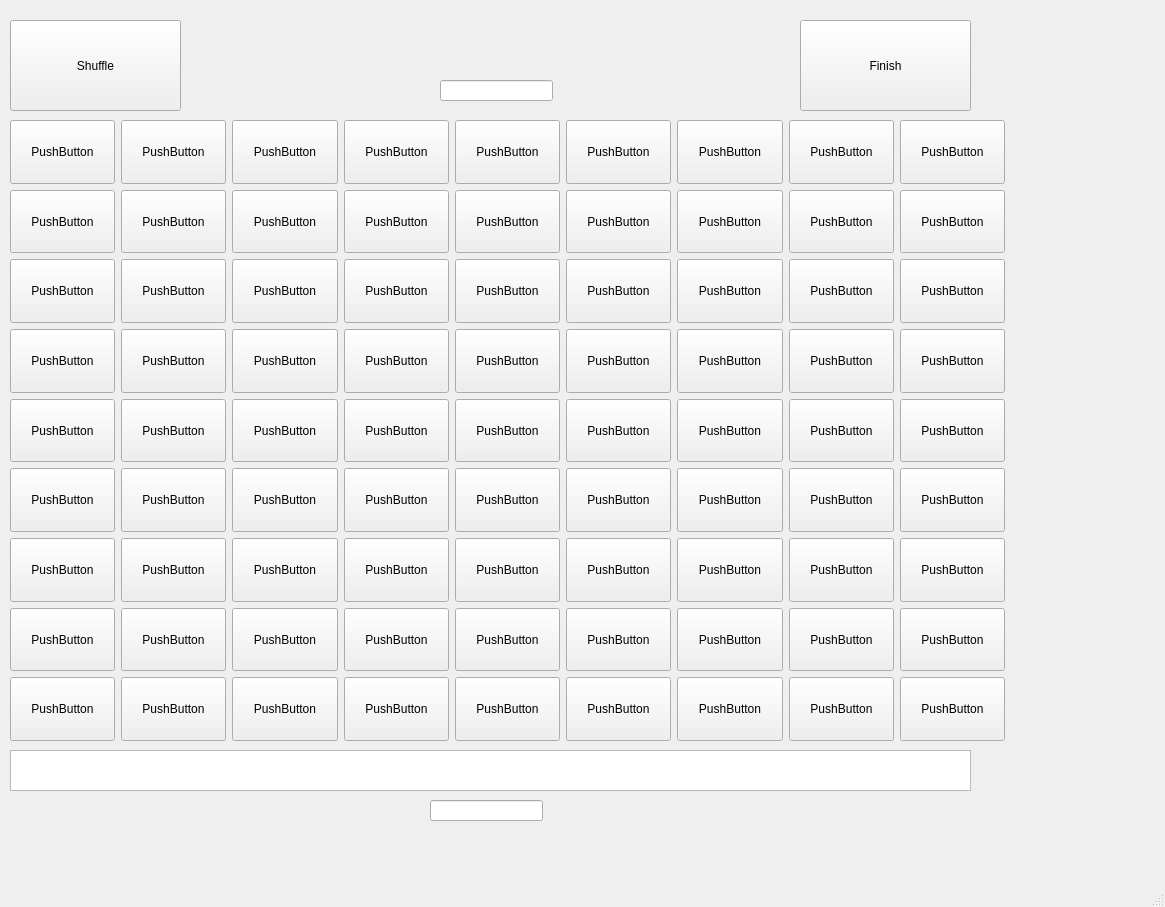
<?xml version="1.0" encoding="UTF-8"?>
<ui version="4.0">
 <class>MainWindow</class>
 <widget class="QMainWindow" name="MainWindow">
  <property name="geometry">
   <rect>
    <x>0</x>
    <y>0</y>
    <width>1165</width>
    <height>907</height>
   </rect>
  </property>
  <property name="windowTitle">
   <string>MainWindow</string>
  </property>
  <widget class="QWidget" name="centralwidget">
   <widget class="QPushButton" name="b_shuffle">
    <property name="geometry">
     <rect>
      <x>10</x>
      <y>20</y>
      <width>171</width>
      <height>91</height>
     </rect>
    </property>
    <property name="text">
     <string>Shuffle</string>
    </property>
   </widget>
   <widget class="QPushButton" name="b_finish">
    <property name="geometry">
     <rect>
      <x>800</x>
      <y>20</y>
      <width>171</width>
      <height>91</height>
     </rect>
    </property>
    <property name="text">
     <string>Finish</string>
    </property>
   </widget>
   <widget class="QLineEdit" name="pedit">
    <property name="geometry">
     <rect>
      <x>440</x>
      <y>80</y>
      <width>113</width>
      <height>21</height>
     </rect>
    </property>
   </widget>
   <widget class="QWidget" name="gridLayoutWidget">
    <property name="geometry">
     <rect>
      <x>10</x>
      <y>120</y>
      <width>995</width>
      <height>621</height>
     </rect>
    </property>
    <property name="sizePolicy">
     <sizepolicy hsizetype="Preferred" vsizetype="Expanding">
      <horstretch>0</horstretch>
      <verstretch>0</verstretch>
     </sizepolicy>
    </property>
    <layout class="QGridLayout" name="gridLayout">
     <item row="7" column="3">
      <widget class="QPushButton" name="b73">
       <property name="sizePolicy">
        <sizepolicy hsizetype="Minimum" vsizetype="Expanding">
         <horstretch>0</horstretch>
         <verstretch>0</verstretch>
        </sizepolicy>
       </property>
       <property name="text">
        <string>PushButton</string>
       </property>
      </widget>
     </item>
     <item row="6" column="2">
      <widget class="QPushButton" name="b62">
       <property name="sizePolicy">
        <sizepolicy hsizetype="Minimum" vsizetype="Expanding">
         <horstretch>0</horstretch>
         <verstretch>0</verstretch>
        </sizepolicy>
       </property>
       <property name="text">
        <string>PushButton</string>
       </property>
      </widget>
     </item>
     <item row="6" column="3">
      <widget class="QPushButton" name="b63">
       <property name="sizePolicy">
        <sizepolicy hsizetype="Minimum" vsizetype="Expanding">
         <horstretch>0</horstretch>
         <verstretch>0</verstretch>
        </sizepolicy>
       </property>
       <property name="text">
        <string>PushButton</string>
       </property>
      </widget>
     </item>
     <item row="2" column="3">
      <widget class="QPushButton" name="b23">
       <property name="sizePolicy">
        <sizepolicy hsizetype="Minimum" vsizetype="Expanding">
         <horstretch>0</horstretch>
         <verstretch>0</verstretch>
        </sizepolicy>
       </property>
       <property name="text">
        <string>PushButton</string>
       </property>
      </widget>
     </item>
     <item row="7" column="2">
      <widget class="QPushButton" name="b72">
       <property name="sizePolicy">
        <sizepolicy hsizetype="Minimum" vsizetype="Expanding">
         <horstretch>0</horstretch>
         <verstretch>0</verstretch>
        </sizepolicy>
       </property>
       <property name="text">
        <string>PushButton</string>
       </property>
      </widget>
     </item>
     <item row="5" column="2">
      <widget class="QPushButton" name="b52">
       <property name="sizePolicy">
        <sizepolicy hsizetype="Minimum" vsizetype="Expanding">
         <horstretch>0</horstretch>
         <verstretch>0</verstretch>
        </sizepolicy>
       </property>
       <property name="text">
        <string>PushButton</string>
       </property>
      </widget>
     </item>
     <item row="6" column="4">
      <widget class="QPushButton" name="b64">
       <property name="sizePolicy">
        <sizepolicy hsizetype="Minimum" vsizetype="Expanding">
         <horstretch>0</horstretch>
         <verstretch>0</verstretch>
        </sizepolicy>
       </property>
       <property name="text">
        <string>PushButton</string>
       </property>
      </widget>
     </item>
     <item row="5" column="3">
      <widget class="QPushButton" name="b53">
       <property name="sizePolicy">
        <sizepolicy hsizetype="Minimum" vsizetype="Expanding">
         <horstretch>0</horstretch>
         <verstretch>0</verstretch>
        </sizepolicy>
       </property>
       <property name="text">
        <string>PushButton</string>
       </property>
      </widget>
     </item>
     <item row="6" column="5">
      <widget class="QPushButton" name="b65">
       <property name="sizePolicy">
        <sizepolicy hsizetype="Minimum" vsizetype="Expanding">
         <horstretch>0</horstretch>
         <verstretch>0</verstretch>
        </sizepolicy>
       </property>
       <property name="text">
        <string>PushButton</string>
       </property>
      </widget>
     </item>
     <item row="4" column="4">
      <widget class="QPushButton" name="b44">
       <property name="sizePolicy">
        <sizepolicy hsizetype="Minimum" vsizetype="Expanding">
         <horstretch>0</horstretch>
         <verstretch>0</verstretch>
        </sizepolicy>
       </property>
       <property name="text">
        <string>PushButton</string>
       </property>
      </widget>
     </item>
     <item row="4" column="2">
      <widget class="QPushButton" name="b42">
       <property name="sizePolicy">
        <sizepolicy hsizetype="Minimum" vsizetype="Expanding">
         <horstretch>0</horstretch>
         <verstretch>0</verstretch>
        </sizepolicy>
       </property>
       <property name="text">
        <string>PushButton</string>
       </property>
      </widget>
     </item>
     <item row="5" column="5">
      <widget class="QPushButton" name="b55">
       <property name="sizePolicy">
        <sizepolicy hsizetype="Minimum" vsizetype="Expanding">
         <horstretch>0</horstretch>
         <verstretch>0</verstretch>
        </sizepolicy>
       </property>
       <property name="text">
        <string>PushButton</string>
       </property>
      </widget>
     </item>
     <item row="6" column="6">
      <widget class="QPushButton" name="b66">
       <property name="sizePolicy">
        <sizepolicy hsizetype="Minimum" vsizetype="Expanding">
         <horstretch>0</horstretch>
         <verstretch>0</verstretch>
        </sizepolicy>
       </property>
       <property name="text">
        <string>PushButton</string>
       </property>
      </widget>
     </item>
     <item row="0" column="1">
      <widget class="QPushButton" name="b01">
       <property name="sizePolicy">
        <sizepolicy hsizetype="Minimum" vsizetype="Expanding">
         <horstretch>0</horstretch>
         <verstretch>0</verstretch>
        </sizepolicy>
       </property>
       <property name="text">
        <string>PushButton</string>
       </property>
      </widget>
     </item>
     <item row="0" column="3">
      <widget class="QPushButton" name="b03">
       <property name="sizePolicy">
        <sizepolicy hsizetype="Minimum" vsizetype="Expanding">
         <horstretch>0</horstretch>
         <verstretch>0</verstretch>
        </sizepolicy>
       </property>
       <property name="text">
        <string>PushButton</string>
       </property>
      </widget>
     </item>
     <item row="0" column="0">
      <widget class="QPushButton" name="b00">
       <property name="sizePolicy">
        <sizepolicy hsizetype="Minimum" vsizetype="Expanding">
         <horstretch>0</horstretch>
         <verstretch>0</verstretch>
        </sizepolicy>
       </property>
       <property name="text">
        <string>PushButton</string>
       </property>
      </widget>
     </item>
     <item row="6" column="7">
      <widget class="QPushButton" name="b67">
       <property name="sizePolicy">
        <sizepolicy hsizetype="Minimum" vsizetype="Expanding">
         <horstretch>0</horstretch>
         <verstretch>0</verstretch>
        </sizepolicy>
       </property>
       <property name="text">
        <string>PushButton</string>
       </property>
      </widget>
     </item>
     <item row="7" column="7">
      <widget class="QPushButton" name="b77">
       <property name="sizePolicy">
        <sizepolicy hsizetype="Minimum" vsizetype="Expanding">
         <horstretch>0</horstretch>
         <verstretch>0</verstretch>
        </sizepolicy>
       </property>
       <property name="text">
        <string>PushButton</string>
       </property>
      </widget>
     </item>
     <item row="1" column="7">
      <widget class="QPushButton" name="b17">
       <property name="sizePolicy">
        <sizepolicy hsizetype="Minimum" vsizetype="Expanding">
         <horstretch>0</horstretch>
         <verstretch>0</verstretch>
        </sizepolicy>
       </property>
       <property name="text">
        <string>PushButton</string>
       </property>
      </widget>
     </item>
     <item row="4" column="7">
      <widget class="QPushButton" name="b47">
       <property name="sizePolicy">
        <sizepolicy hsizetype="Minimum" vsizetype="Expanding">
         <horstretch>0</horstretch>
         <verstretch>0</verstretch>
        </sizepolicy>
       </property>
       <property name="text">
        <string>PushButton</string>
       </property>
      </widget>
     </item>
     <item row="2" column="7">
      <widget class="QPushButton" name="b27">
       <property name="sizePolicy">
        <sizepolicy hsizetype="Minimum" vsizetype="Expanding">
         <horstretch>0</horstretch>
         <verstretch>0</verstretch>
        </sizepolicy>
       </property>
       <property name="text">
        <string>PushButton</string>
       </property>
      </widget>
     </item>
     <item row="3" column="7">
      <widget class="QPushButton" name="b37">
       <property name="sizePolicy">
        <sizepolicy hsizetype="Minimum" vsizetype="Expanding">
         <horstretch>0</horstretch>
         <verstretch>0</verstretch>
        </sizepolicy>
       </property>
       <property name="text">
        <string>PushButton</string>
       </property>
      </widget>
     </item>
     <item row="5" column="7">
      <widget class="QPushButton" name="b57">
       <property name="sizePolicy">
        <sizepolicy hsizetype="Minimum" vsizetype="Expanding">
         <horstretch>0</horstretch>
         <verstretch>0</verstretch>
        </sizepolicy>
       </property>
       <property name="text">
        <string>PushButton</string>
       </property>
      </widget>
     </item>
     <item row="4" column="5">
      <widget class="QPushButton" name="b45">
       <property name="sizePolicy">
        <sizepolicy hsizetype="Minimum" vsizetype="Expanding">
         <horstretch>0</horstretch>
         <verstretch>0</verstretch>
        </sizepolicy>
       </property>
       <property name="text">
        <string>PushButton</string>
       </property>
      </widget>
     </item>
     <item row="3" column="5">
      <widget class="QPushButton" name="b35">
       <property name="sizePolicy">
        <sizepolicy hsizetype="Minimum" vsizetype="Expanding">
         <horstretch>0</horstretch>
         <verstretch>0</verstretch>
        </sizepolicy>
       </property>
       <property name="text">
        <string>PushButton</string>
       </property>
      </widget>
     </item>
     <item row="3" column="6">
      <widget class="QPushButton" name="b36">
       <property name="sizePolicy">
        <sizepolicy hsizetype="Minimum" vsizetype="Expanding">
         <horstretch>0</horstretch>
         <verstretch>0</verstretch>
        </sizepolicy>
       </property>
       <property name="text">
        <string>PushButton</string>
       </property>
      </widget>
     </item>
     <item row="3" column="4">
      <widget class="QPushButton" name="b34">
       <property name="sizePolicy">
        <sizepolicy hsizetype="Minimum" vsizetype="Expanding">
         <horstretch>0</horstretch>
         <verstretch>0</verstretch>
        </sizepolicy>
       </property>
       <property name="text">
        <string>PushButton</string>
       </property>
      </widget>
     </item>
     <item row="7" column="8">
      <widget class="QPushButton" name="b78">
       <property name="sizePolicy">
        <sizepolicy hsizetype="Minimum" vsizetype="Expanding">
         <horstretch>0</horstretch>
         <verstretch>0</verstretch>
        </sizepolicy>
       </property>
       <property name="text">
        <string>PushButton</string>
       </property>
      </widget>
     </item>
     <item row="1" column="8">
      <widget class="QPushButton" name="b18">
       <property name="sizePolicy">
        <sizepolicy hsizetype="Minimum" vsizetype="Expanding">
         <horstretch>0</horstretch>
         <verstretch>0</verstretch>
        </sizepolicy>
       </property>
       <property name="text">
        <string>PushButton</string>
       </property>
      </widget>
     </item>
     <item row="2" column="8">
      <widget class="QPushButton" name="b28">
       <property name="sizePolicy">
        <sizepolicy hsizetype="Minimum" vsizetype="Expanding">
         <horstretch>0</horstretch>
         <verstretch>0</verstretch>
        </sizepolicy>
       </property>
       <property name="text">
        <string>PushButton</string>
       </property>
      </widget>
     </item>
     <item row="0" column="8">
      <widget class="QPushButton" name="b08">
       <property name="sizePolicy">
        <sizepolicy hsizetype="Minimum" vsizetype="Expanding">
         <horstretch>0</horstretch>
         <verstretch>0</verstretch>
        </sizepolicy>
       </property>
       <property name="text">
        <string>PushButton</string>
       </property>
      </widget>
     </item>
     <item row="3" column="8">
      <widget class="QPushButton" name="b38">
       <property name="sizePolicy">
        <sizepolicy hsizetype="Minimum" vsizetype="Expanding">
         <horstretch>0</horstretch>
         <verstretch>0</verstretch>
        </sizepolicy>
       </property>
       <property name="text">
        <string>PushButton</string>
       </property>
      </widget>
     </item>
     <item row="8" column="4">
      <widget class="QPushButton" name="b84">
       <property name="sizePolicy">
        <sizepolicy hsizetype="Minimum" vsizetype="Expanding">
         <horstretch>0</horstretch>
         <verstretch>0</verstretch>
        </sizepolicy>
       </property>
       <property name="text">
        <string>PushButton</string>
       </property>
      </widget>
     </item>
     <item row="6" column="8">
      <widget class="QPushButton" name="b68">
       <property name="sizePolicy">
        <sizepolicy hsizetype="Minimum" vsizetype="Expanding">
         <horstretch>0</horstretch>
         <verstretch>0</verstretch>
        </sizepolicy>
       </property>
       <property name="text">
        <string>PushButton</string>
       </property>
      </widget>
     </item>
     <item row="8" column="2">
      <widget class="QPushButton" name="b82">
       <property name="sizePolicy">
        <sizepolicy hsizetype="Minimum" vsizetype="Expanding">
         <horstretch>0</horstretch>
         <verstretch>0</verstretch>
        </sizepolicy>
       </property>
       <property name="text">
        <string>PushButton</string>
       </property>
      </widget>
     </item>
     <item row="8" column="6">
      <widget class="QPushButton" name="b86">
       <property name="sizePolicy">
        <sizepolicy hsizetype="Minimum" vsizetype="Expanding">
         <horstretch>0</horstretch>
         <verstretch>0</verstretch>
        </sizepolicy>
       </property>
       <property name="text">
        <string>PushButton</string>
       </property>
      </widget>
     </item>
     <item row="5" column="8">
      <widget class="QPushButton" name="b58">
       <property name="sizePolicy">
        <sizepolicy hsizetype="Minimum" vsizetype="Expanding">
         <horstretch>0</horstretch>
         <verstretch>0</verstretch>
        </sizepolicy>
       </property>
       <property name="text">
        <string>PushButton</string>
       </property>
      </widget>
     </item>
     <item row="8" column="1">
      <widget class="QPushButton" name="b81">
       <property name="sizePolicy">
        <sizepolicy hsizetype="Minimum" vsizetype="Expanding">
         <horstretch>0</horstretch>
         <verstretch>0</verstretch>
        </sizepolicy>
       </property>
       <property name="text">
        <string>PushButton</string>
       </property>
      </widget>
     </item>
     <item row="8" column="7">
      <widget class="QPushButton" name="b87">
       <property name="sizePolicy">
        <sizepolicy hsizetype="Minimum" vsizetype="Expanding">
         <horstretch>0</horstretch>
         <verstretch>0</verstretch>
        </sizepolicy>
       </property>
       <property name="text">
        <string>PushButton</string>
       </property>
      </widget>
     </item>
     <item row="8" column="8">
      <widget class="QPushButton" name="b88">
       <property name="sizePolicy">
        <sizepolicy hsizetype="Minimum" vsizetype="Expanding">
         <horstretch>0</horstretch>
         <verstretch>0</verstretch>
        </sizepolicy>
       </property>
       <property name="text">
        <string>PushButton</string>
       </property>
      </widget>
     </item>
     <item row="8" column="0">
      <widget class="QPushButton" name="b80">
       <property name="sizePolicy">
        <sizepolicy hsizetype="Minimum" vsizetype="Expanding">
         <horstretch>0</horstretch>
         <verstretch>0</verstretch>
        </sizepolicy>
       </property>
       <property name="text">
        <string>PushButton</string>
       </property>
      </widget>
     </item>
     <item row="8" column="5">
      <widget class="QPushButton" name="b85">
       <property name="sizePolicy">
        <sizepolicy hsizetype="Minimum" vsizetype="Expanding">
         <horstretch>0</horstretch>
         <verstretch>0</verstretch>
        </sizepolicy>
       </property>
       <property name="text">
        <string>PushButton</string>
       </property>
      </widget>
     </item>
     <item row="8" column="3">
      <widget class="QPushButton" name="b83">
       <property name="sizePolicy">
        <sizepolicy hsizetype="Minimum" vsizetype="Expanding">
         <horstretch>0</horstretch>
         <verstretch>0</verstretch>
        </sizepolicy>
       </property>
       <property name="text">
        <string>PushButton</string>
       </property>
      </widget>
     </item>
     <item row="4" column="8">
      <widget class="QPushButton" name="b48">
       <property name="sizePolicy">
        <sizepolicy hsizetype="Minimum" vsizetype="Expanding">
         <horstretch>0</horstretch>
         <verstretch>0</verstretch>
        </sizepolicy>
       </property>
       <property name="text">
        <string>PushButton</string>
       </property>
      </widget>
     </item>
     <item row="2" column="6">
      <widget class="QPushButton" name="b26">
       <property name="sizePolicy">
        <sizepolicy hsizetype="Minimum" vsizetype="Expanding">
         <horstretch>0</horstretch>
         <verstretch>0</verstretch>
        </sizepolicy>
       </property>
       <property name="text">
        <string>PushButton</string>
       </property>
      </widget>
     </item>
     <item row="2" column="4">
      <widget class="QPushButton" name="b24">
       <property name="sizePolicy">
        <sizepolicy hsizetype="Minimum" vsizetype="Expanding">
         <horstretch>0</horstretch>
         <verstretch>0</verstretch>
        </sizepolicy>
       </property>
       <property name="text">
        <string>PushButton</string>
       </property>
      </widget>
     </item>
     <item row="2" column="5">
      <widget class="QPushButton" name="b25">
       <property name="sizePolicy">
        <sizepolicy hsizetype="Minimum" vsizetype="Expanding">
         <horstretch>0</horstretch>
         <verstretch>0</verstretch>
        </sizepolicy>
       </property>
       <property name="text">
        <string>PushButton</string>
       </property>
      </widget>
     </item>
     <item row="4" column="6">
      <widget class="QPushButton" name="b46">
       <property name="sizePolicy">
        <sizepolicy hsizetype="Minimum" vsizetype="Expanding">
         <horstretch>0</horstretch>
         <verstretch>0</verstretch>
        </sizepolicy>
       </property>
       <property name="text">
        <string>PushButton</string>
       </property>
      </widget>
     </item>
     <item row="3" column="0">
      <widget class="QPushButton" name="pushButton_29">
       <property name="sizePolicy">
        <sizepolicy hsizetype="Minimum" vsizetype="Expanding">
         <horstretch>0</horstretch>
         <verstretch>0</verstretch>
        </sizepolicy>
       </property>
       <property name="text">
        <string>PushButton</string>
       </property>
      </widget>
     </item>
     <item row="7" column="1">
      <widget class="QPushButton" name="b71">
       <property name="sizePolicy">
        <sizepolicy hsizetype="Minimum" vsizetype="Expanding">
         <horstretch>0</horstretch>
         <verstretch>0</verstretch>
        </sizepolicy>
       </property>
       <property name="text">
        <string>PushButton</string>
       </property>
      </widget>
     </item>
     <item row="5" column="1">
      <widget class="QPushButton" name="b51">
       <property name="sizePolicy">
        <sizepolicy hsizetype="Minimum" vsizetype="Expanding">
         <horstretch>0</horstretch>
         <verstretch>0</verstretch>
        </sizepolicy>
       </property>
       <property name="text">
        <string>PushButton</string>
       </property>
      </widget>
     </item>
     <item row="4" column="0">
      <widget class="QPushButton" name="b40">
       <property name="sizePolicy">
        <sizepolicy hsizetype="Minimum" vsizetype="Expanding">
         <horstretch>0</horstretch>
         <verstretch>0</verstretch>
        </sizepolicy>
       </property>
       <property name="text">
        <string>PushButton</string>
       </property>
      </widget>
     </item>
     <item row="7" column="0">
      <widget class="QPushButton" name="b70">
       <property name="sizePolicy">
        <sizepolicy hsizetype="Minimum" vsizetype="Expanding">
         <horstretch>0</horstretch>
         <verstretch>0</verstretch>
        </sizepolicy>
       </property>
       <property name="text">
        <string>PushButton</string>
       </property>
      </widget>
     </item>
     <item row="2" column="1">
      <widget class="QPushButton" name="b21">
       <property name="sizePolicy">
        <sizepolicy hsizetype="Minimum" vsizetype="Expanding">
         <horstretch>0</horstretch>
         <verstretch>0</verstretch>
        </sizepolicy>
       </property>
       <property name="text">
        <string>PushButton</string>
       </property>
      </widget>
     </item>
     <item row="2" column="2">
      <widget class="QPushButton" name="b22">
       <property name="sizePolicy">
        <sizepolicy hsizetype="Minimum" vsizetype="Expanding">
         <horstretch>0</horstretch>
         <verstretch>0</verstretch>
        </sizepolicy>
       </property>
       <property name="text">
        <string>PushButton</string>
       </property>
      </widget>
     </item>
     <item row="5" column="0">
      <widget class="QPushButton" name="b50">
       <property name="sizePolicy">
        <sizepolicy hsizetype="Minimum" vsizetype="Expanding">
         <horstretch>0</horstretch>
         <verstretch>0</verstretch>
        </sizepolicy>
       </property>
       <property name="text">
        <string>PushButton</string>
       </property>
      </widget>
     </item>
     <item row="3" column="2">
      <widget class="QPushButton" name="b32">
       <property name="sizePolicy">
        <sizepolicy hsizetype="Minimum" vsizetype="Expanding">
         <horstretch>0</horstretch>
         <verstretch>0</verstretch>
        </sizepolicy>
       </property>
       <property name="text">
        <string>PushButton</string>
       </property>
      </widget>
     </item>
     <item row="2" column="0">
      <widget class="QPushButton" name="b20">
       <property name="sizePolicy">
        <sizepolicy hsizetype="Minimum" vsizetype="Expanding">
         <horstretch>0</horstretch>
         <verstretch>0</verstretch>
        </sizepolicy>
       </property>
       <property name="text">
        <string>PushButton</string>
       </property>
      </widget>
     </item>
     <item row="3" column="1">
      <widget class="QPushButton" name="b31">
       <property name="sizePolicy">
        <sizepolicy hsizetype="Minimum" vsizetype="Expanding">
         <horstretch>0</horstretch>
         <verstretch>0</verstretch>
        </sizepolicy>
       </property>
       <property name="text">
        <string>PushButton</string>
       </property>
      </widget>
     </item>
     <item row="6" column="0">
      <widget class="QPushButton" name="b60">
       <property name="sizePolicy">
        <sizepolicy hsizetype="Minimum" vsizetype="Expanding">
         <horstretch>0</horstretch>
         <verstretch>0</verstretch>
        </sizepolicy>
       </property>
       <property name="text">
        <string>PushButton</string>
       </property>
      </widget>
     </item>
     <item row="4" column="1">
      <widget class="QPushButton" name="b41">
       <property name="sizePolicy">
        <sizepolicy hsizetype="Minimum" vsizetype="Expanding">
         <horstretch>0</horstretch>
         <verstretch>0</verstretch>
        </sizepolicy>
       </property>
       <property name="text">
        <string>PushButton</string>
       </property>
      </widget>
     </item>
     <item row="6" column="1">
      <widget class="QPushButton" name="b61">
       <property name="sizePolicy">
        <sizepolicy hsizetype="Minimum" vsizetype="Expanding">
         <horstretch>0</horstretch>
         <verstretch>0</verstretch>
        </sizepolicy>
       </property>
       <property name="text">
        <string>PushButton</string>
       </property>
      </widget>
     </item>
     <item row="0" column="5">
      <widget class="QPushButton" name="b05">
       <property name="sizePolicy">
        <sizepolicy hsizetype="Minimum" vsizetype="Expanding">
         <horstretch>0</horstretch>
         <verstretch>0</verstretch>
        </sizepolicy>
       </property>
       <property name="text">
        <string>PushButton</string>
       </property>
      </widget>
     </item>
     <item row="1" column="1">
      <widget class="QPushButton" name="b11">
       <property name="sizePolicy">
        <sizepolicy hsizetype="Minimum" vsizetype="Expanding">
         <horstretch>0</horstretch>
         <verstretch>0</verstretch>
        </sizepolicy>
       </property>
       <property name="text">
        <string>PushButton</string>
       </property>
      </widget>
     </item>
     <item row="0" column="7">
      <widget class="QPushButton" name="b07">
       <property name="sizePolicy">
        <sizepolicy hsizetype="Minimum" vsizetype="Expanding">
         <horstretch>0</horstretch>
         <verstretch>0</verstretch>
        </sizepolicy>
       </property>
       <property name="text">
        <string>PushButton</string>
       </property>
      </widget>
     </item>
     <item row="0" column="6">
      <widget class="QPushButton" name="b06">
       <property name="sizePolicy">
        <sizepolicy hsizetype="Minimum" vsizetype="Expanding">
         <horstretch>0</horstretch>
         <verstretch>0</verstretch>
        </sizepolicy>
       </property>
       <property name="text">
        <string>PushButton</string>
       </property>
      </widget>
     </item>
     <item row="1" column="5">
      <widget class="QPushButton" name="b15">
       <property name="sizePolicy">
        <sizepolicy hsizetype="Minimum" vsizetype="Expanding">
         <horstretch>0</horstretch>
         <verstretch>0</verstretch>
        </sizepolicy>
       </property>
       <property name="text">
        <string>PushButton</string>
       </property>
      </widget>
     </item>
     <item row="1" column="0">
      <widget class="QPushButton" name="b10">
       <property name="sizePolicy">
        <sizepolicy hsizetype="Minimum" vsizetype="Expanding">
         <horstretch>0</horstretch>
         <verstretch>0</verstretch>
        </sizepolicy>
       </property>
       <property name="text">
        <string>PushButton</string>
       </property>
      </widget>
     </item>
     <item row="0" column="4">
      <widget class="QPushButton" name="b04">
       <property name="sizePolicy">
        <sizepolicy hsizetype="Minimum" vsizetype="Expanding">
         <horstretch>0</horstretch>
         <verstretch>0</verstretch>
        </sizepolicy>
       </property>
       <property name="text">
        <string>PushButton</string>
       </property>
      </widget>
     </item>
     <item row="5" column="4">
      <widget class="QPushButton" name="b54">
       <property name="sizePolicy">
        <sizepolicy hsizetype="Minimum" vsizetype="Expanding">
         <horstretch>0</horstretch>
         <verstretch>0</verstretch>
        </sizepolicy>
       </property>
       <property name="text">
        <string>PushButton</string>
       </property>
      </widget>
     </item>
     <item row="1" column="6">
      <widget class="QPushButton" name="b16">
       <property name="sizePolicy">
        <sizepolicy hsizetype="Minimum" vsizetype="Expanding">
         <horstretch>0</horstretch>
         <verstretch>0</verstretch>
        </sizepolicy>
       </property>
       <property name="text">
        <string>PushButton</string>
       </property>
      </widget>
     </item>
     <item row="7" column="6">
      <widget class="QPushButton" name="b76">
       <property name="sizePolicy">
        <sizepolicy hsizetype="Minimum" vsizetype="Expanding">
         <horstretch>0</horstretch>
         <verstretch>0</verstretch>
        </sizepolicy>
       </property>
       <property name="text">
        <string>PushButton</string>
       </property>
      </widget>
     </item>
     <item row="1" column="2">
      <widget class="QPushButton" name="b12">
       <property name="sizePolicy">
        <sizepolicy hsizetype="Minimum" vsizetype="Expanding">
         <horstretch>0</horstretch>
         <verstretch>0</verstretch>
        </sizepolicy>
       </property>
       <property name="text">
        <string>PushButton</string>
       </property>
      </widget>
     </item>
     <item row="5" column="6">
      <widget class="QPushButton" name="b56">
       <property name="sizePolicy">
        <sizepolicy hsizetype="Minimum" vsizetype="Expanding">
         <horstretch>0</horstretch>
         <verstretch>0</verstretch>
        </sizepolicy>
       </property>
       <property name="text">
        <string>PushButton</string>
       </property>
      </widget>
     </item>
     <item row="3" column="3">
      <widget class="QPushButton" name="b33">
       <property name="sizePolicy">
        <sizepolicy hsizetype="Minimum" vsizetype="Expanding">
         <horstretch>0</horstretch>
         <verstretch>0</verstretch>
        </sizepolicy>
       </property>
       <property name="text">
        <string>PushButton</string>
       </property>
      </widget>
     </item>
     <item row="1" column="3">
      <widget class="QPushButton" name="b13">
       <property name="sizePolicy">
        <sizepolicy hsizetype="Minimum" vsizetype="Expanding">
         <horstretch>0</horstretch>
         <verstretch>0</verstretch>
        </sizepolicy>
       </property>
       <property name="text">
        <string>PushButton</string>
       </property>
      </widget>
     </item>
     <item row="1" column="4">
      <widget class="QPushButton" name="b14">
       <property name="sizePolicy">
        <sizepolicy hsizetype="Minimum" vsizetype="Expanding">
         <horstretch>0</horstretch>
         <verstretch>0</verstretch>
        </sizepolicy>
       </property>
       <property name="text">
        <string>PushButton</string>
       </property>
      </widget>
     </item>
     <item row="4" column="3">
      <widget class="QPushButton" name="b43">
       <property name="sizePolicy">
        <sizepolicy hsizetype="Minimum" vsizetype="Expanding">
         <horstretch>0</horstretch>
         <verstretch>0</verstretch>
        </sizepolicy>
       </property>
       <property name="text">
        <string>PushButton</string>
       </property>
      </widget>
     </item>
     <item row="7" column="5">
      <widget class="QPushButton" name="b75">
       <property name="sizePolicy">
        <sizepolicy hsizetype="Minimum" vsizetype="Expanding">
         <horstretch>0</horstretch>
         <verstretch>0</verstretch>
        </sizepolicy>
       </property>
       <property name="text">
        <string>PushButton</string>
       </property>
      </widget>
     </item>
     <item row="7" column="4">
      <widget class="QPushButton" name="b74">
       <property name="sizePolicy">
        <sizepolicy hsizetype="Minimum" vsizetype="Expanding">
         <horstretch>0</horstretch>
         <verstretch>0</verstretch>
        </sizepolicy>
       </property>
       <property name="text">
        <string>PushButton</string>
       </property>
      </widget>
     </item>
     <item row="0" column="2">
      <widget class="QPushButton" name="b02">
       <property name="sizePolicy">
        <sizepolicy hsizetype="Minimum" vsizetype="Expanding">
         <horstretch>0</horstretch>
         <verstretch>0</verstretch>
        </sizepolicy>
       </property>
       <property name="text">
        <string>PushButton</string>
       </property>
      </widget>
     </item>
    </layout>
   </widget>
   <widget class="QTextEdit" name="tedit">
    <property name="geometry">
     <rect>
      <x>10</x>
      <y>750</y>
      <width>961</width>
      <height>41</height>
     </rect>
    </property>
   </widget>
   <widget class="QLineEdit" name="resedit">
    <property name="geometry">
     <rect>
      <x>430</x>
      <y>800</y>
      <width>113</width>
      <height>21</height>
     </rect>
    </property>
   </widget>
  </widget>
  <widget class="QStatusBar" name="statusbar"/>
 </widget>
 <resources/>
 <connections/>
</ui>
